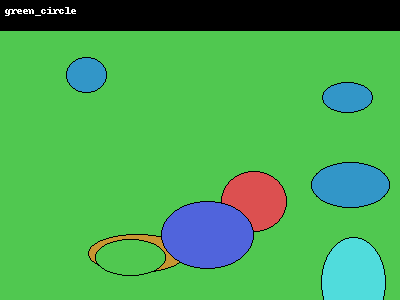
#> input picture multimodal_rag/images/img_02.png, 400 x 300 px
$ python -i image_encoder.py   (imports and definitions only)
#> lines starting #> are read from the running program, lines starting #| are printed output that depends on the picture
"""
图片编码器模块
提供像素级特征提取（完全免费）和可选的OpenAI Vision编码
"""
import os
import json
import base64
import numpy as np
from PIL import Image
from io import BytesIO


class ImageEncoder:
    """
    图片编码器 - 支持像素特征和OpenAI Vision两种模式
    """

    def __init__(self, mode: str = "pixel", api_key: str = None):
        """
        Args:
            mode: "pixel" (免费像素特征) | "openai" (需API Key)
            api_key: OpenAI API Key (仅openai模式需要)
        """
        self.mode = mode
        self.api_key = api_key or os.environ.get("OPENAI_API_KEY", "")
        self.dim = 128
        print("[ENCODER] 模式: %s, 维度: %d" % (self.mode, self.dim))

    def encode_image(self, image_path: str):
        """编码单张图片"""
        return self._encode_pixel(image_path)

    def _encode_pixel(self, image_path: str):
        """像素级特征提取 (完全免费)"""
#> called with image_path = '../images/img_02.png'
        try:
            img = Image.open(image_path).convert('RGB')
#> img is the input picture: PIL image 400x300 RGB; mean R, G, B 73.8, 169.6, 85.4
            img = img.resize((224, 224))
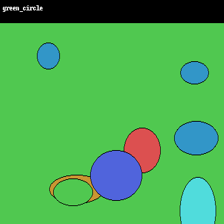
#> img: PIL image 224x224 RGB; mean R, G, B 73.8, 169.6, 85.5
            arr = np.array(img, dtype=np.float32) / 255.0

            features = []

            # 颜色直方图
            for i in range(3):
                hist, _ = np.histogram(arr[:, :, i], bins=16, range=(0, 1))
                features.extend((hist / max(hist.sum(), 1)).tolist())
#> after the loop, features = 48 values, max 0.802 at index 5, min 0.00012 at index 15, mean 0.0625

            # 空间颜色分布
            h, w = arr.shape[:2]
#> h = 224; w = 224
            hh, hw = h // 2, w // 2
#> hh = 112; hw = 112
            for ys, ye in [(0, hh), (hh, h)]:
                for xs, xe in [(0, hw), (hw, w)]:
                    patch = arr[ys:ye, xs:xe]
                    features.extend(patch.mean(axis=(0, 1)).tolist())
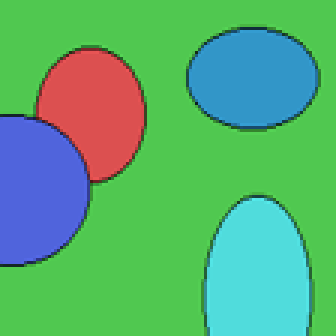
#> patch: shape (112, 112, 3) float32 (shown 3 times larger); mean R, G, B 0.344, 0.683, 0.462
#> after the loop, features = 60 values, max 0.802 at index 5, min 0.00012 at index 15, mean 0.136

            # 梯度特征 (修复维度对齐)
            gray = arr.mean(axis=2)
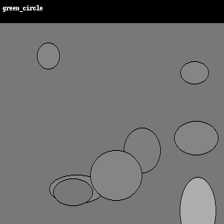
#> gray: shape (224, 224) float32; min 0, max 0.984, mean 0.43
            dx = np.diff(gray, axis=1)
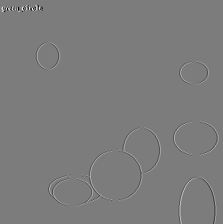
#> dx: shape (224, 223) float32; min -0.863, max 0.898, mean -2.39e-12; drawn with min black and max white
            dy = np.diff(gray, axis=0)
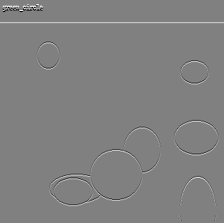
#> dy: shape (223, 224) float32; min -0.776, max 0.761, mean 0.00224; drawn with min black and max white
            mh = min(dx.shape[0], dy.shape[0])
#> mh = 223
            mw = min(dx.shape[1], dy.shape[1])
#> mw = 223
            grad = np.sqrt(dx[:mh, :mw]**2 + dy[:mh, :mw]**2)
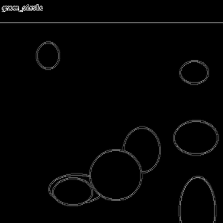
#> grad: shape (223, 223) float32; min 0, max 1.01, mean 0.0146; drawn with min black and max white
            gmax = grad.max()
#> gmax = 1.01
            if gmax > 0:
                hg, _ = np.histogram(grad, bins=16, range=(0, gmax))
#> hg = [46965, 572, 429, 535, 454, 270, 344, 44, 43, 23, 17, 16, 8, 4, 2, 3]
            else:
                hg = np.zeros(16)
            features.extend((hg / max(hg.sum(), 1)).tolist())

            # 统计
            features.append(float(grad.mean()))
            features.append(float(arr.mean()))
            features.append(float(arr.std()))
            features.append(float(w / max(h, 1)))
            features.append(float(arr.std(axis=(0,1)).mean()))

            vec = np.array(features, dtype=np.float32)
#> vec = 81 values, max 1 at index 79, min 4.02e-05 at index 74, mean 0.137
            n = np.linalg.norm(vec)
#> n = 2.57
            if n > 0:
                vec /= n
#> vec = 81 values, max 0.39 at index 79, min 1.57e-05 at index 74, mean 0.0532
            return vec
        except Exception as e:
            print("  [WARN] 编码失败 %s: %s" % (image_path, e))
            return np.zeros(self.dim, dtype=np.float32)

    def encode_text(self, text: str) -> np.ndarray:
        """
        编码文本查询 (用于以文搜图)
        像素模式下用随机投影模拟
        """
        # 基于文本哈希的简单投影 (像素模式下无更好选择)
        np.random.seed(abs(hash(text)) % (2**31))
        vec = np.random.randn(self.dim).astype(np.float32)
        vec /= np.linalg.norm(vec) + 1e-8

        # 加入文本长度等简单特征作为偏置
        words = text.lower().split()
        for word in words[:10]:
            whash = hash(word) % self.dim
            vec[whash % self.dim] += 0.1

        vec /= np.linalg.norm(vec) + 1e-8
        return vec

    def encode_batch(self, image_paths: list) -> list:
        """批量编码图片"""
        results = []
        for path in image_paths:
            print("  编码: %s" % os.path.basename(path))
            vec = self.encode_image(path)
            results.append({"feature": vec, "filepath": path})
        return results


def auto_select_encoder():
    """自动选择最佳编码器"""
    api_key = os.environ.get("OPENAI_API_KEY", "")
    if api_key:
        return ImageEncoder(mode="openai", api_key=api_key)
    return ImageEncoder(mode="pixel")

>>> result = ImageEncoder().encode_image('../images/img_02.png')
#> result has the same summary as vec in _encode_pixel

$ run again, on multimodal_rag/images/img_08.png
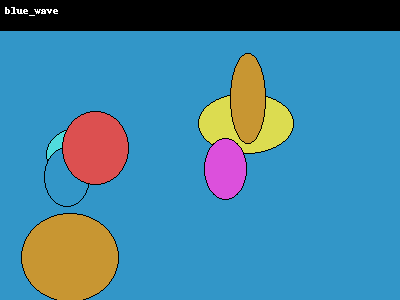
#> input picture multimodal_rag/images/img_08.png, 400 x 300 px
#> in _encode_pixel, img is the input picture: PIL image 400x300 RGB; mean R, G, B 67.7, 131.9, 160.7
#> img: PIL image 224x224 RGB
#> after the loop in _encode_pixel, `for i in range(3):`: features = 48 values, max 0.801 at index 25, min 7.97e-05 at index 15, mean 0.0625
#> after the loop in _encode_pixel, `for ys, ye in [(0, hh), (hh, h)]:`:
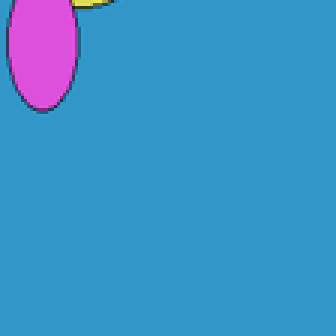
#> patch: shape (112, 112, 3) float32 (shown 3 times larger); mean R, G, B 0.234, 0.571, 0.784
#> after the loop in _encode_pixel, `for ys, ye in [(0, hh), (hh, h)]:`: features = 60 values, max 0.801 at index 25, min 7.97e-05 at index 15, mean 0.144
#> in _encode_pixel, `grad = np.sqrt(dx[:mh, :mw]**2 + dy[:mh, :mw]**2)`:
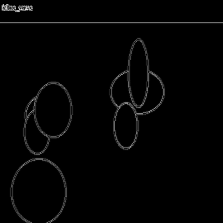
#> grad: shape (223, 223) float32; min 0, max 0.879, mean 0.0145
#> gmax = 0.879
#> hg = [47034, 463, 362, 392, 430, 347, 185, 118, 294, 39, 18, 18, 6, 14, 5, 4]
#> in _encode_pixel, `vec = np.array(features, dtype=np.float32)`: vec = 81 values, max 1 at index 79, min 7.97e-05 at index 15, mean 0.144
#> n = 2.65
#> in _encode_pixel, `vec /= n`: vec = 81 values, max 0.378 at index 79, min 3.01e-05 at index 15, mean 0.0544
#> result has the same summary as vec in _encode_pixel
